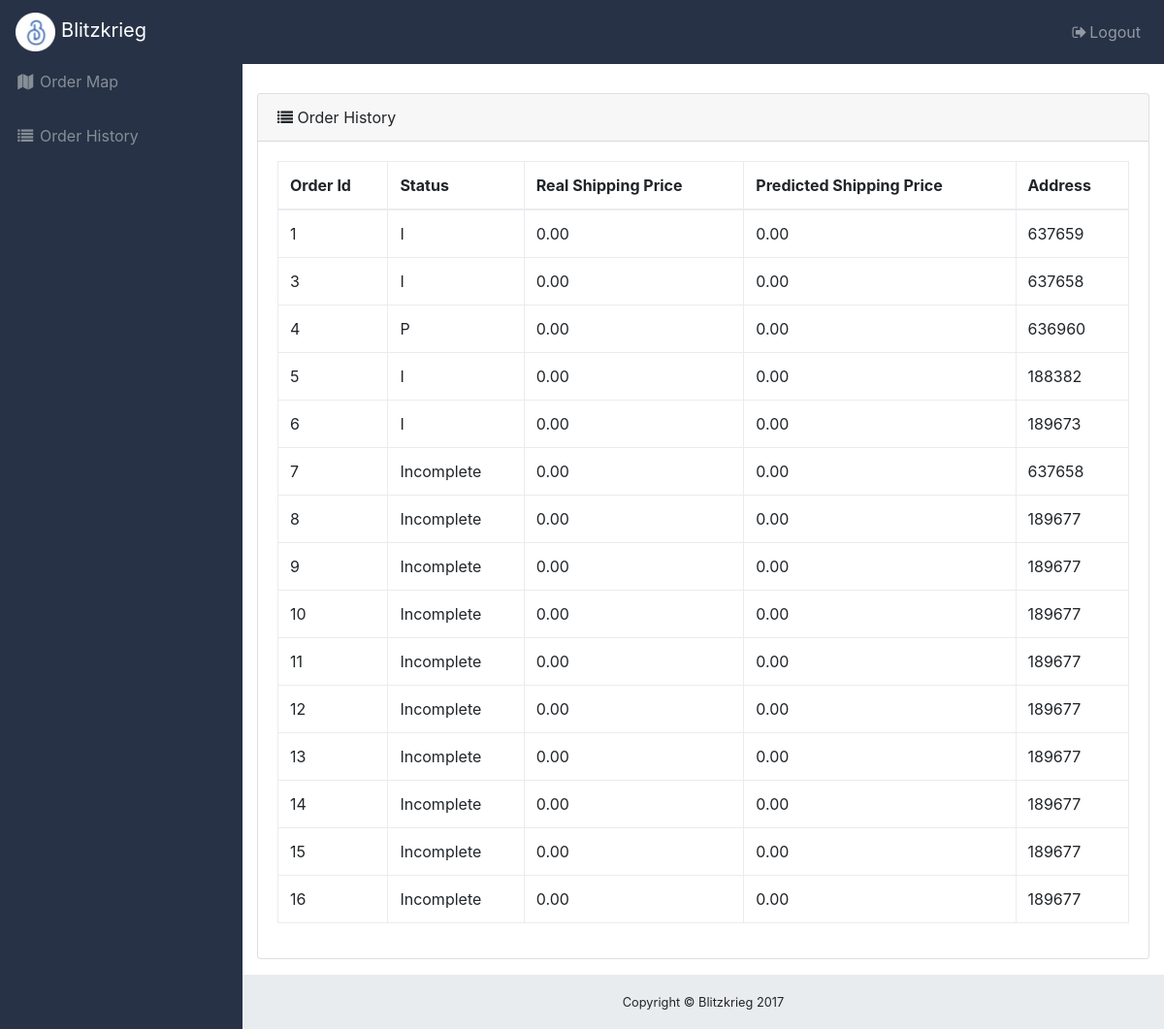
Before: /history/ with the older database file.
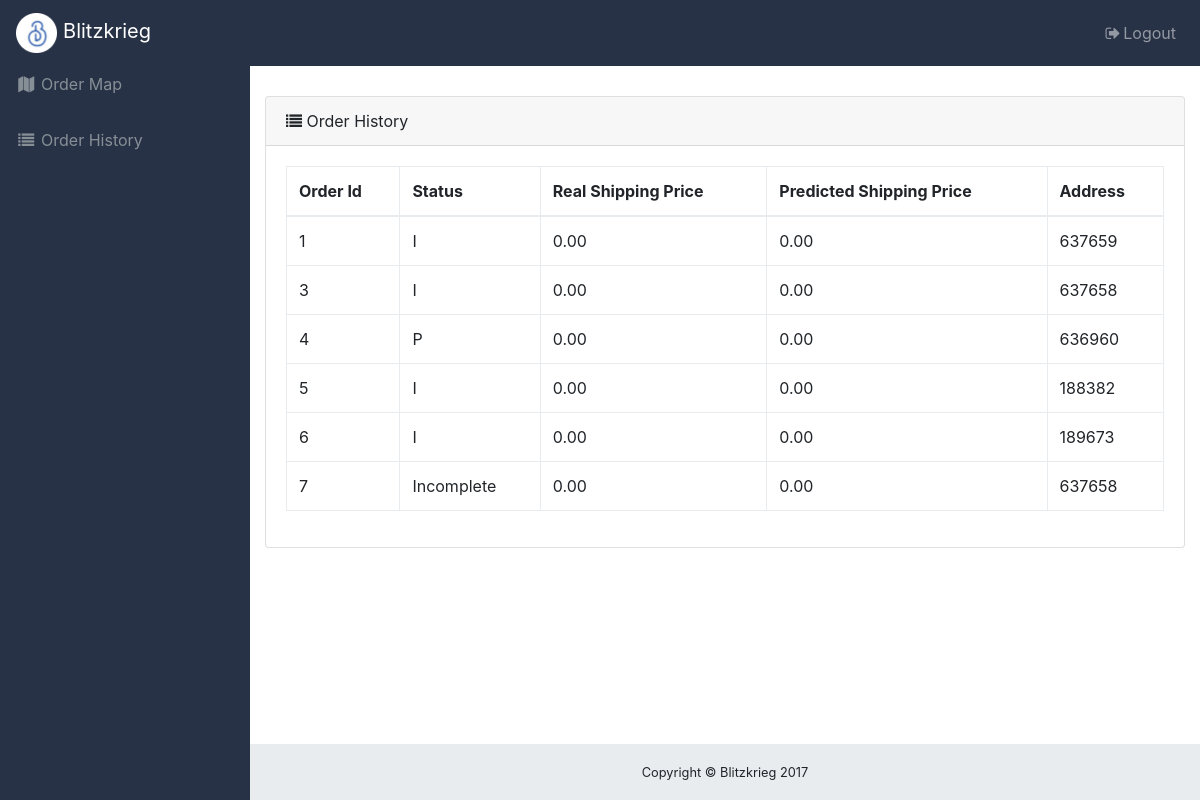
After: the same page with the newer database file.
### v1/models.py (models this page shows)
class Order(models.Model):
    PROGRESS_STATUS_OPTIONS = (
        ('Incomplete', 'Incomplete'),
        ('In Progress', 'In Progress'),
        ('Complete', 'Complete'),
    )
    price = models.DecimalField(max_digits=20,decimal_places=2)
    status = models.CharField(max_length=15, choices=PROGRESS_STATUS_OPTIONS)
    realShippingPrice = models.DecimalField(max_digits=10,decimal_places=2,default=0)
    premiumShippingPrice = models.DecimalField(max_digits=10,decimal_places=2, default=0)
    predictedShippingPrice = models.DecimalField(max_digits=10,decimal_places=2,default=0)
    userOrdered = models.ManyToManyField(User, blank=True)
    address = models.TextField()
    items = models.ManyToManyField(Item,blank=True)

### v1/views.py (the view)
# urls.py: url(r'^history/',OrderHistoryView.as_view(),name="history"),
class OrderHistoryView(ListView):
    template_name = "v1/history.html"
    model = Order

### v1/templates/v1/history.html (shortened to what this page needs)
{%load static%}
<!DOCTYPE html>
<html lang="en">
<head>
  <link href="{% get_static_prefix %}/vendor/bootstrap/css/bootstrap.min.css" rel="stylesheet">
  <link href="{% get_static_prefix %}/vendor/font-awesome/css/font-awesome.min.css" rel="stylesheet" type="text/css">
  <link href="{% get_static_prefix %}/vendor/datatables/dataTables.bootstrap4.css" rel="stylesheet">
  <link href="{% get_static_prefix %}/css/sb-admin.css" rel="stylesheet">
  <link href="{% get_static_prefix %}/css/style.css" rel="stylesheet">
</head>
<body class="fixed-nav sticky-footer bg-dark" id="page-top">
  <nav class="navbar navbar-expand-lg navbar-dark bg-dark fixed-top" id="mainNav">
    <a class="navbar-brand" href="{% url 'dashboard' %}"><img class="logo" src="{% get_static_prefix %}/images/icon.png">&nbsp;Blitzkrieg</a>
    <div class="collapse navbar-collapse" id="navbarResponsive">
      <ul class="navbar-nav navbar-sidenav" id="exampleAccordion">
        <li class="nav-item" data-toggle="tooltip" data-placement="right" title="Dashboard">
          <a class="nav-link" href="{% url 'dashboard' %}">
            <i class="fa fa-fw fa-map"></i>
            <span class="nav-link-text">Order Map</span>
          </a>
        </li>
        <li class="nav-item" data-toggle="tooltip" data-placement="right" title="History">
          <a class="nav-link" href="{%url 'history' %}">
            <i class="fa fa-fw fa-list"></i>
            <span class="nav-link-text">Order History</span>
          </a>
        </li>
      </ul>
      <ul class="navbar-nav ml-auto">
        <li class="nav-item">
          <a class="nav-link" data-toggle="modal" data-target="#logoutModal">
            <i class="fa fa-fw fa-sign-out"></i>Logout</a>
        </li>
      </ul>
    </div>
  </nav>
  <div class="content-wrapper">
    <div class="container-fluid">
      <br/>
        <div class="card mb-3">
        <div class="card-header">
          <i class="fa fa-list"></i>&nbsp;Order History</div>
        <div class="card-body">
          <div class="table-responsive">
            <table class="table table-bordered" id="dataTable" width="100%" cellspacing="0">
              <thead>
                <tr>
                  <th>Order Id</th>
                  <th>Status</th>
                  <th>Real Shipping Price</th>
                  <th>Predicted Shipping Price</th>
                  <th>Address</th>
                </tr>
              </thead>
              <tbody>
               {% for order in object_list %}
                <tr>
                  <td>{{order.id}}</td>
                  <td>{{order.status}}</td>
                  <td>{{order.realShippingPrice}}</td>
                  <td>{{order.predictedShippingPrice}}</td>
                  <td>{{order.address}}</td>
                </tr>
               {% endfor %}
              </tbody>
            </table>
          </div>
        </div>
      </div>
      </div>
    </div>
    <footer class="sticky-footer">
      <div class="container">
        <div class="text-center">
          <small>Copyright © Blitzkrieg 2017</small>
        </div>
      </div>
    </footer>
</body>
</html>

### v1/static/css/sb-admin.css (style rules this page uses)
html { position: relative; min-height: 100%; }
body { overflow-x: hidden; }
body.sticky-footer { margin-bottom: 56px; }
body.sticky-footer .content-wrapper { min-height: calc(100vh - 56px - 56px); }
body.fixed-nav { padding-top: 56px; }
.content-wrapper { min-height: calc(100vh - 56px); padding-top: 1rem; }
#mainNav .navbar-collapse { overflow: auto; max-height: 75vh; }
#mainNav .navbar-collapse .navbar-nav .nav-item .nav-link { cursor: pointer; }
@media (min-width: 992px) { #mainNav .navbar-brand { width: 250px; } }
@media (min-width: 992px) { #mainNav .navbar-collapse { overflow: visible; max-height: none; } }
@media (min-width: 992px) { #mainNav .navbar-collapse .navbar-sidenav { position: absolute; top: 0; left: 0; overflow-x: hidden; overflow-y: auto; -webkit-flex-direction: column; -ms-flex-direction: column; flex-direction: column; margin-top: 56px; } }
@media (min-width: 992px) { #mainNav .navbar-collapse .navbar-sidenav > .nav-item { width: 250px; padding: 0; } }
@media (min-width: 992px) { #mainNav .navbar-collapse .navbar-sidenav > .nav-item > .nav-link { padding: 1em; } }
@media (min-width: 992px) { #mainNav.fixed-top .navbar-sidenav { height: calc(100vh - 112px); } }
.content-wrapper { overflow-x: hidden; background: white; }
@media (min-width: 992px) { .content-wrapper { margin-left: 250px; } }
#mainNav.navbar-dark .navbar-collapse .navbar-sidenav > .nav-item > .nav-link { color: #868e96; }
@media (min-width: 992px) { #mainNav.navbar-dark .navbar-collapse .navbar-sidenav { background: #273246; } }
footer.sticky-footer { position: absolute; right: 0; bottom: 0; width: 100%; height: 56px; background-color: #e9ecef; line-height: 55px; }
@media (min-width: 992px) { footer.sticky-footer { width: calc(100% - 250px); } }

### v1/static/css/style.css (style rules this page uses)
.logo { max-height: 40px; }
.bg-dark { background-color: #273246!important; }

Changed rows visible on the page:
removed Order: id "8", status "Incomplete", realShippingPrice "0.00", predictedShippingPrice "0.00", address "189677"
removed Order: id "9", status "Incomplete", realShippingPrice "0.00", predictedShippingPrice "0.00", address "189677"
removed Order: id "10", status "Incomplete", realShippingPrice "0.00", predictedShippingPrice "0.00", address "189677"
removed Order: id "11", status "Incomplete", realShippingPrice "0.00", predictedShippingPrice "0.00", address "189677"
removed Order: id "12", status "Incomplete", realShippingPrice "0.00", predictedShippingPrice "0.00", address "189677"
removed Order: id "13", status "Incomplete", realShippingPrice "0.00", predictedShippingPrice "0.00", address "189677"
removed Order: id "14", status "Incomplete", realShippingPrice "0.00", predictedShippingPrice "0.00", address "189677"
removed Order: id "15", status "Incomplete", realShippingPrice "0.00", predictedShippingPrice "0.00", address "189677"
removed Order: id "16", status "Incomplete", realShippingPrice "0.00", predictedShippingPrice "0.00", address "189677"
